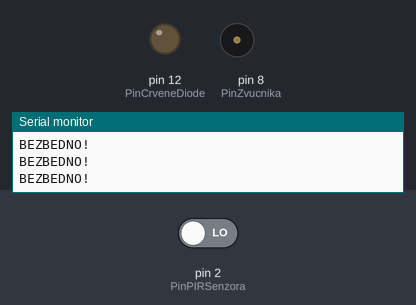
Simulated run of this sketch. Board: Arduino Uno, built with avr-gcc and run on an emulated ATmega328P. Parts: output pins drawn as LEDs (lit = HIGH), buzzer (waves = sounding), the last lines printed to the serial monitor. The inputs (shaded band) are chosen by the test bench; at power-on: pin 2 (PinPIRSenzora) LOW.

Above: at 1.2 s.
1.3 s: pin 2 (PinPIRSenzora) driven HIGH
At 1.8 s:
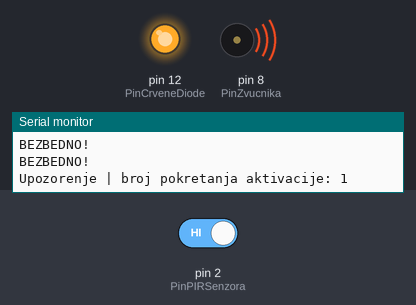
Timing chart, 0 to 5.9 s (numbered marks = the images above; inputs shaded):
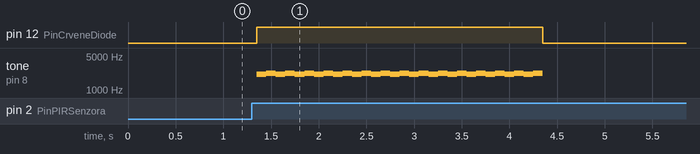

The sketch:

4ETR-B27-program.ino
```cpp
const int PinCrveneDiode = 12;      // pin crvene diode
const int PinZvucnika = 8;          // pin zvučnika
const int PinPIRSenzora = 2;        // pin PIR senzora
volatile unsigned short brojPokretanja = 0;  // Brojac za broj pokretanja
volatile bool alarm;

void AlarmISR() {
  alarm = true;
  ++brojPokretanja;
}

void setup() {
  // Inicijalizacija pinova
  pinMode(PinCrveneDiode, OUTPUT);
  pinMode(PinZvucnika, OUTPUT);
  pinMode(PinPIRSenzora, INPUT);
  attachInterrupt(digitalPinToInterrupt(PinPIRSenzora), AlarmISR, RISING);
  // Početne vrednosti izlaznih pinova
  digitalWrite(PinCrveneDiode, LOW);
  Serial.begin(9600);
}

void loop() {
  if (alarm) {
    alarm = false;
    Serial.print("Upozorenje | broj pokretanja aktivacije: ");
    Serial.println(brojPokretanja);
    digitalWrite(PinCrveneDiode, HIGH);
    for (int i = 0; i < 15; i++) {
      tone(PinZvucnika, 2100);
      delay(100);
      tone(PinZvucnika, 2200);
      delay(100);
      tone(PinZvucnika, 2300);
    }
    digitalWrite(PinCrveneDiode, LOW);
    noTone(PinZvucnika);
  } else {
    Serial.println("BEZBEDNO!");
  }
}
```

Measured:
- after the input at 1.3 s, pin 12 (PinCrveneDiode): LOW → HIGH after 0.05 s, → LOW 3.0 s later; tone on pin 8 (PinZvucnika): silent → 2100 Hz after 0.05 s, then repeats every 0.20 s: 2200 Hz 0.10 s, 2100 Hz 0.10 s, until it stays silent from 4.4 s
